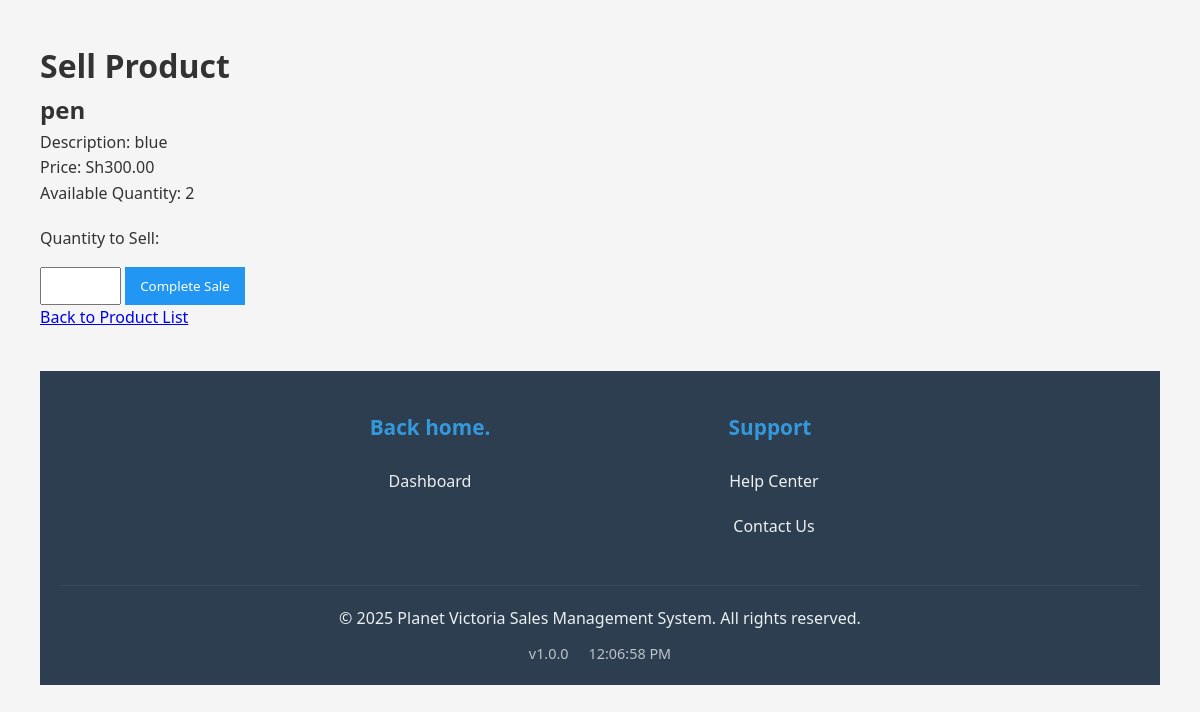
Page /Sales_products/sell_product.php?id=4 on the committed database.
### tables this page shows
CREATE TABLE `products` (
  `id` int(11) NOT NULL,
  `name` varchar(100) NOT NULL,
  `description` text DEFAULT NULL,
  `price` decimal(10,2) NOT NULL,
  `quantity` int(11) NOT NULL,
  `created_at` timestamp NOT NULL DEFAULT current_timestamp()
);

### Sales_products/sell_product.php (the view, shortened to what this page needs)
<?php
include 'db.php';
$productId = $_GET['id'];
$stmt = $pdo->prepare("SELECT * FROM products WHERE id = ?");
$stmt->execute([$productId]);
$product = $stmt->fetch(PDO::FETCH_ASSOC);
?>
<!DOCTYPE html>
<html>
<head>
    <link rel="stylesheet" href="clients.css">
</head>
<body>
    <h1>Sell Product</h1>
    <div class="product-info">
        <h2><?= htmlspecialchars($product['name']) ?></h2>
        <p>Description: <?= htmlspecialchars($product['description']) ?></p>
        <p>Price: Sh<?= number_format($product['price'], 2) ?></p>
        <p>Available Quantity: <?= htmlspecialchars($product['quantity']) ?></p>
    </div>
    <form method="post">
        <label for="quantity">Quantity to Sell:</label>
        <input type="number" id="quantity" name="quantity" min="1" max="<?= $product['quantity'] ?>" required>
        <button type="submit">Complete Sale</button>
    </form>
    <p><a href="products.php">Back to Product List</a></p>
    <?php include 'footer.php'; ?>
</body>
</html>

### Sales_products/clients.css (style rules this page uses)
* { box-sizing: border-box; margin: 0; padding: 0; font-family: 'Segoe UI', Tahoma, Geneva, Verdana, sans-serif; }
body { background-color: #f5f5f5; color: #333; line-height: 1.6; padding: 20px; }

### Sales_products/sell_product.php (style rules this page uses)
body { font-family: Arial, sans-serif; margin: 20px; }
form { max-width: 500px; }
.product-info { margin-bottom: 20px; }
label { display: block; margin-top: 10px; }
input { padding: 8px; margin-top: 5px; }
button { margin-top: 15px; padding: 10px 15px; background: #2196F3; color: white; border: none; cursor: pointer; }

### rows in the picture
products: name "pen", description "blue", price "300.00", quantity "2"
